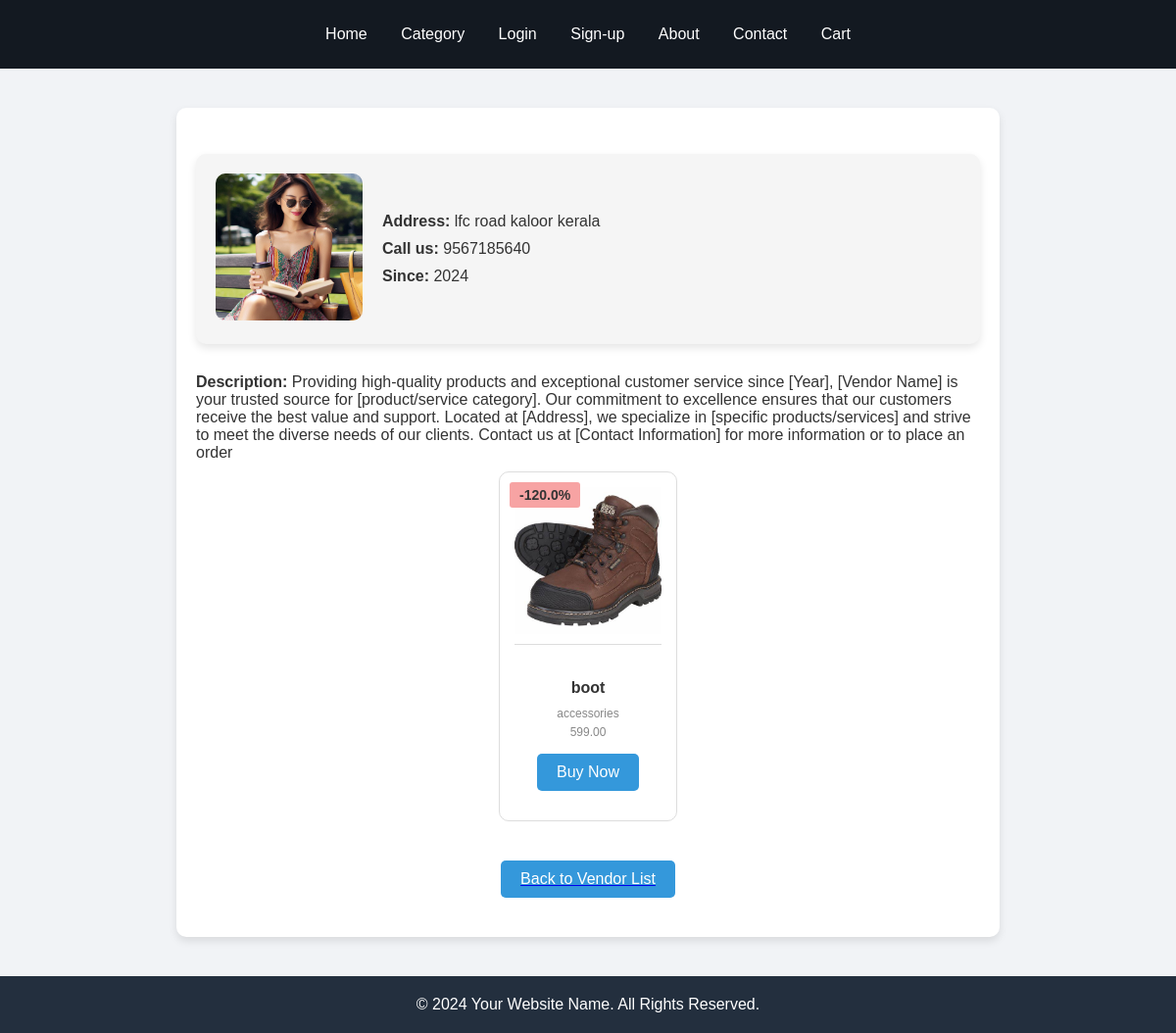
Page /vender/veng2ac6fda1gbf3hidiebf22 on the committed database.
### core/models.py (models this page shows, shortened)
class Vendor(models.Model):
    vid = ShortUUIDField(unique=True, max_length=30, prefix='ven', alphabet='abcdefghi1123456')
    title = models.CharField(max_length=100)
    image = models.ImageField(upload_to=user_directory_path)
    description = models.TextField(null=True, blank=True)
    address = models.CharField(max_length=100, default='lfc road kaloor kerala')
    contact = models.CharField(max_length=100, default='12345678')
    chat_resp_time = models.CharField(max_length=100, default='100')
    shipping_time = models.CharField(max_length=100, default='100')
    authenticate_rating = models.CharField(max_length=100, default='100')
    day_return = models.CharField(max_length=100, default='100')
    warranty = models.CharField(max_length=100, default='100')
    date=models.DateField(auto_now_add=True,null=True,blank=True)
    user = models.ForeignKey(User, on_delete=models.SET_NULL, null=True)
    class Meta:
        verbose_name_plural = "Vendors"

class Product(models.Model):
    pid = ShortUUIDField(unique=True, max_length=30, alphabet='abcdefghi1123456')
    title = models.CharField(max_length=100)
    image = models.ImageField(upload_to=user_directory_path)
    description = models.TextField(null=True, blank=True, default='this is a product')
    user = models.ForeignKey(User, on_delete=models.SET_NULL, null=True)
    category = models.ForeignKey(Category,related_name='products', on_delete=models.SET_NULL, null=True)#using related name is a good practies for showing total no of products in each category
    vender = models.ForeignKey(Vendor, on_delete=models.SET_NULL, null=True,related_name='vender')
    price = models.DecimalField(max_digits=10, decimal_places=2, default='599')
    old_price = models.DecimalField(max_digits=10, decimal_places=2, default='499')
    specification = models.TextField(null=True, blank=True, default='this is a product')
    product_status = models.CharField(choices=STATUS, max_length=10, default='in_review')
    status=models.BooleanField(default=True)
    in_stock=models.BooleanField(default=True)
    featured=models.BooleanField(default=False)
    digital=models.BooleanField(default=False)
    sku = ShortUUIDField(unique=True, max_length=30, alphabet='abcdefghi1123456')
    date = models.DateField(auto_now_add=True)
    update = models.DateField(null=True, blank=True)
    class Meta:
        verbose_name_plural = "Products"
    def get_percentage(self):
        new_price = (self.price / self.old_price) * 100
        return new_price

class Category(models.Model):
    cid = ShortUUIDField(unique=True, max_length=30, prefix='cat', alphabet='abcdefghi1123456')
    title = models.CharField(max_length=100)
    image = models.ImageField(upload_to='category')
    class Meta:
        verbose_name_plural = "Categories"
    def __str__(self):
        return self.title

### core/views.py (the view)
# urls.py: path("vender/<vid>",views.vender_detail_view, name="vender_detail_view"),
def vender_detail_view(request,vid):
    vender=Vendor.objects.get(vid=vid)
    products=Product.objects.filter(product_status="published",vender=vender)#'vender'is from models product.vender
    return render(request,'vender_deatil_view.html',{'vender':vender,'products':products})

### core/context_processor.py (called while the page is built)
def default(request):
    categories=Category.objects.all()
    return{
        'categories':categories
    }

### templates/vender_deatil_view.html (shortened to what this page needs)
{% extends "base.html" %}
{% block content %}
<div class="vendor-detail-container">
    <div class="vendor-info">
        <div class="vendor-detail-card">
            <div class="vendor-image">
                <img src="{{ vender.image.url }}" alt="Vendor Image">
            </div>
            <div class="vendor-details-text">
                <p class="vendor-detail"><strong>Address:</strong> {{ vender.address }}</p>
                <p class="vendor-detail"><strong>Call us:</strong> {{ vender.contact }}</p>
                <p class="vendor-detail"><strong>Since:</strong> {{ vender.date|date:'Y' }}</p>
            </div>
        </div>
        <div class="vendor-extra">
            <p class="vendor-detail"><strong>Description:</strong> {{ vender.description }}</p>
        </div>
    </div>
    <section class="featured-products-section">
        <div class="container">
            <div class="product-grid">
                {% for product in products %}
                <div class="product-card">
                    <img src="{{ product.image.url }}" alt="{{ product.title }}" class="product-image">
                    <div class="product-details">
                        <h3 class="product-title">{{ product.title }}</h3>
                        <p class="product-category">{{ product.category }}</p>
                        <span class="product-percentage">-{{ product.get_percentage|floatformat}}%</span>
                        <p class="product-price">{{ product.price }}</p>
                        <a href="#" class="btn-secondary">Buy Now</a>
                    </div>
                </div>
                {% endfor %}
            </div>
        </div>
    </section>
    <a href="{% url 'index:vender_list_view' %}">
        <button class="back-btn">Back to Vendor List</button>
    </a>
</div>
{% endblock %}

### static/css/style.css (style rules this page uses)
body { font-family: Arial, sans-serif; margin: 0; padding: 0; background-color: #f1f3f6; display: flex; flex-direction: column; min-height: 100vh; }
.container { width: 80%; margin: 0 auto; padding: 0; }
.category-grid, .product-grid { display: flex; flex-wrap: wrap; gap: 20px; justify-content: space-around; margin-top: 0; padding: 0; justify-content: center; }
.category-card, .product-card { background-color: #fff; border: 1px solid #ddd; border-radius: 10px; overflow: hidden; width: 150px; transition: transform 0.3s, box-shadow 0.3s; display: flex; flex-direction: column; justify-content: space-between; margin-top: 0; position: relative; padding: 15px; text-align: left; margin-bottom: 20px; }
.category-image, .product-image { width: 100%; max-width: 150px; height: auto; display: block; border-bottom: 1px solid #ddd; padding-bottom: 10px; margin-bottom: 10px; }
.category-details, .product-details { padding: 15px; text-align: center; }
.category-title, .product-title { font-size: 16px; margin: 10px 0; color: #333; }
.category-count, .product-category, .product-vendor, .product-price { font-size: 12px; color: #888; margin: 5px 0; }
.product-percentage { color: #e74c3c; font-weight: bold; position: absolute; top: 10px; left: 10px; background-color: rgba(246, 140, 140, 0.8); padding: 5px 10px; border-radius: 3px; font-size: 14px; font-weight: bold; color: #333; }
.btn-secondary { display: inline-block; margin-top: 10px; padding: 10px 20px; background-color: #3498db; color: #fff; text-decoration: none; border-radius: 5px; transition: background-color 0.3s; align-self: center; }
body { font-family: Arial, sans-serif; margin: 0; padding: 0; background-color: #f1f3f6; }
.vendor-detail-container { width: 80%; max-width: 800px; margin: 40px auto; padding: 20px; background-color: #fff; border-radius: 10px; box-shadow: 0 4px 8px rgba(0, 0, 0, 0.1); }
.vendor-info { display: flex; flex-direction: column; gap: 20px; }
.vendor-detail-card { display: flex; align-items: center; padding: 20px; background-color: #f5f5f5; border-radius: 10px; box-shadow: 0 4px 8px rgba(0, 0, 0, 0.1); transition: transform 0.3s, box-shadow 0.3s; }
.vendor-image { flex-shrink: 0; max-width: 150px; margin-right: 20px; }
.vendor-image img { width: 100%; border-radius: 10px; }
.vendor-detail { font-size: 16px; color: #333; margin: 10px 0; }
.back-btn { display: block; margin: 20px auto; padding: 10px 20px; background-color: #3498db; color: #fff; border: none; border-radius: 5px; cursor: pointer; font-size: 16px; transition: background-color 0.3s, transform 0.3s; }

### rows in the picture
Vendor: image (picture), address "lfc road kaloor kerala", contact "9567185640", date "2024", description "Providing high-quality products and exceptional customer service since [Year], [Vendor Name] is your trusted source for [product/service category]. Our commitment to excellence ensures that our customers receive the best value and support. Located at [Address], we specialize in [specific products/services] and strive to meet the diverse needs of our clients. Contact us at [Contact Information] for more information or to place an order"
Product: image (picture), title "boot", category "accessories", get_percentage "120.0", price "599.00"
